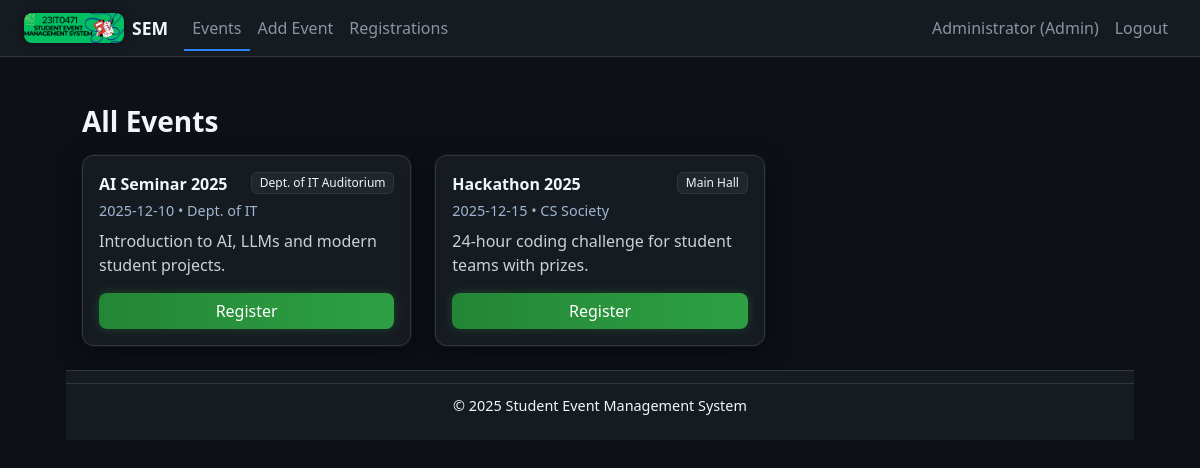
The app's page /events.php (signed in) with its own data.
### tables this page shows
CREATE TABLE events (
    event_id      INT UNSIGNED AUTO_INCREMENT PRIMARY KEY,
    title         VARCHAR(255) NOT NULL,
    date          DATE NOT NULL,
    time          TIME NULL,
    venue         VARCHAR(255) NOT NULL,
    organizer     VARCHAR(255) DEFAULT NULL,
    description   TEXT,
    image_path    VARCHAR(255) DEFAULT NULL,
    created_by    INT UNSIGNED NULL,
    created_at    TIMESTAMP DEFAULT CURRENT_TIMESTAMP,
    CONSTRAINT fk_events_created_by
      FOREIGN KEY (created_by) REFERENCES users(user_id)
      ON DELETE SET NULL
);

### config/auth.php (called while the page is built, shortened)
<?php
function is_logged_in(): bool
{
    return isset($_SESSION['user']);
}

### public/events.php (the view, shortened to what this page needs)
<?php
require_once __DIR__ . '/../config/auth.php';
require_once __DIR__ . '/../config/db.php';
$stmt = $pdo->query("
  SELECT event_id, title, date, venue, organizer, description, image_path
  FROM events
  ORDER BY date ASC
");
$events = $stmt->fetchAll(PDO::FETCH_ASSOC);
include __DIR__ . '/../includes/header.php';
?>
<div class="gh-page">
  <h3 class="mb-3">All Events</h3>
  <?php if (empty($events)): ?>
    <div class="alert alert-warning">No events yet.</div>
  <?php else: ?>
    <div class="row g-4">
      <?php foreach ($events as $e): ?>
        <div class="col-md-6 col-xl-4">
          <div class="card event-card h-100 p-0">
            <div class="event-body p-3">
              <div class="d-flex justify-content-between align-items-start mb-1">
                <div class="title">
                  <?= htmlspecialchars($e['title']) ?>
                </div>
                <?php if (!empty($e['venue'])): ?>
                  <span class="badge">
                    <?= htmlspecialchars($e['venue']) ?>
                  </span>
                <?php endif; ?>
              </div>
              <div class="meta mb-2">
                <?= htmlspecialchars($e['date']) ?>
                <?php if (!empty($e['organizer'])): ?>
                  • <?= htmlspecialchars($e['organizer']) ?>
                <?php endif; ?>
              </div>
              <?php if (!empty($e['description'])): ?>
                <p class="card-text mb-3">
                  <?= nl2br(htmlspecialchars($e['description'])) ?>
                </p>
              <?php endif; ?>
              <?php if (is_logged_in()): ?>
                <a class="btn btn-primary w-100"
                   href="/event_register.php?id=<?= (int)$e['event_id'] ?>">
                  Register
                </a>
              <?php endif; ?>
            </div>
          </div>
        </div>
      <?php endforeach; ?>
    </div>
  <?php endif; ?>
</div>
<?php include __DIR__ . '/../includes/footer.php'; ?>

### public/assets/css/style.css (style rules this page uses)
:root { --bg: #0d1117; --panel: #161b22; --border: #30363d; --text: #f0f6fc; --muted: #8b949e; --accent: #2f81f7; --accent-hover: #1f6feb; --link: #58a6ff; --link-hover: #79c0ff; --radius: 12px; --shadow: 0 0 0 1px rgba(240,246,252,0.05), 0 8px 24px rgba(1,4,9,0.6); --bs-body-color: var(--text); --bs-secondary-color: #9aa4af; --bs-secondary-color-rgb: 154,164,175; --bs-border-color: var(--border); }
* { box-sizing: border-box; }
html, body { height: 100%; margin: 0; padding: 0; }
body { font-family: system-ui, -apple-system, "Segoe UI", Roboto, Ubuntu, sans-serif; background-color: var(--bg); color: var(--text); display: flex; flex-direction: column; min-height: 100vh; }
.card { background: var(--panel); border: 1px solid var(--border); border-radius: var(--radius); color: var(--text); box-shadow: var(--shadow); }
.btn { border-radius: 8px; border: 1px solid var(--border); color: var(--text); }
.btn-primary { background: linear-gradient(90deg, #238636, #2ea043) !important; border: none !important; color: #ffffff !important; font-weight: 500; box-shadow: 0 0 10px rgba(35, 134, 54, 0.4); }
h1, h2, h3, h4, h5, h6 { color: var(--text); font-weight: 600; }
p, label, small, strong, span { color: var(--text); }
a { color: var(--link); text-decoration: none; }
.gh-page { flex: 1; max-width: 1100px; margin: 0 auto; padding: 24px 16px; }
body, html, .container, .gh-page, section, main, div.bg-light, div.bg-white, .bg-body, .bg-light, .bg-white { background-color: var(--bg) !important; color: var(--text) !important; }
.card, .navbar, footer, .auth-card { background-color: var(--panel) !important; border-color: var(--border) !important; }
.event-card { background: var(--panel); color: var(--text); border: 1px solid var(--border); border-radius: var(--radius); box-shadow: var(--shadow); }
.event-card .title, .card.event-card .card-title { color: #f0f6fc !important; font-weight: 600; }
.event-card .meta { color: #9fb5d1 !important; font-size: 0.9rem; }
.event-card .card-text, .event-card p, .event-card .text-muted { color: #c9d1d9 !important; }
.event-card .badge, .event-card .badge.bg-light, .event-card .badge.text-bg-light, .badge, .badge.bg-light, .badge.text-bg-light { background-color: #21262d !important; color: #f0f6fc !important; border: 1px solid #30363d !important; font-weight: 500; }
body { opacity: 0; animation: gh-page-fade-in 0.35s ease-out forwards; }
.btn { transition: background-color 0.22s ease, border-color 0.22s ease, color 0.22s ease, box-shadow 0.22s ease, transform 0.16s ease; }
.btn-primary, .btn-success { box-shadow: 0 0 0 rgba(0,0,0,0); }
.card, .event-card, .auth-card { transition: transform 0.22s ease, box-shadow 0.22s ease, border-color 0.22s ease, background-color 0.22s ease; }
.event-card { overflow: hidden; display: flex; flex-direction: column; }
.event-body { flex: 1; display: flex; flex-direction: column; }
.event-body .btn { margin-top: auto; }
.btn-primary { background: linear-gradient(90deg, #238636, #2ea043); border: none; color: #fff; font-weight: 500; box-shadow: 0 0 10px rgba(35, 134, 54, 0.4); transition: all 0.25s ease; }
* { transition: all 0.25s ease; }

### records on screen
events: title "AI Seminar 2025", venue "Dept. of IT Auditorium", date "2025-12-10", organizer "Dept. of IT", description "Introduction to AI, LLMs and modern student projects."
events: title "Hackathon 2025", venue "Main Hall", date "2025-12-15", organizer "CS Society", description "24-hour coding challenge for student teams with prizes."

### other values on screen
current_user()['name'] "Administrator"
